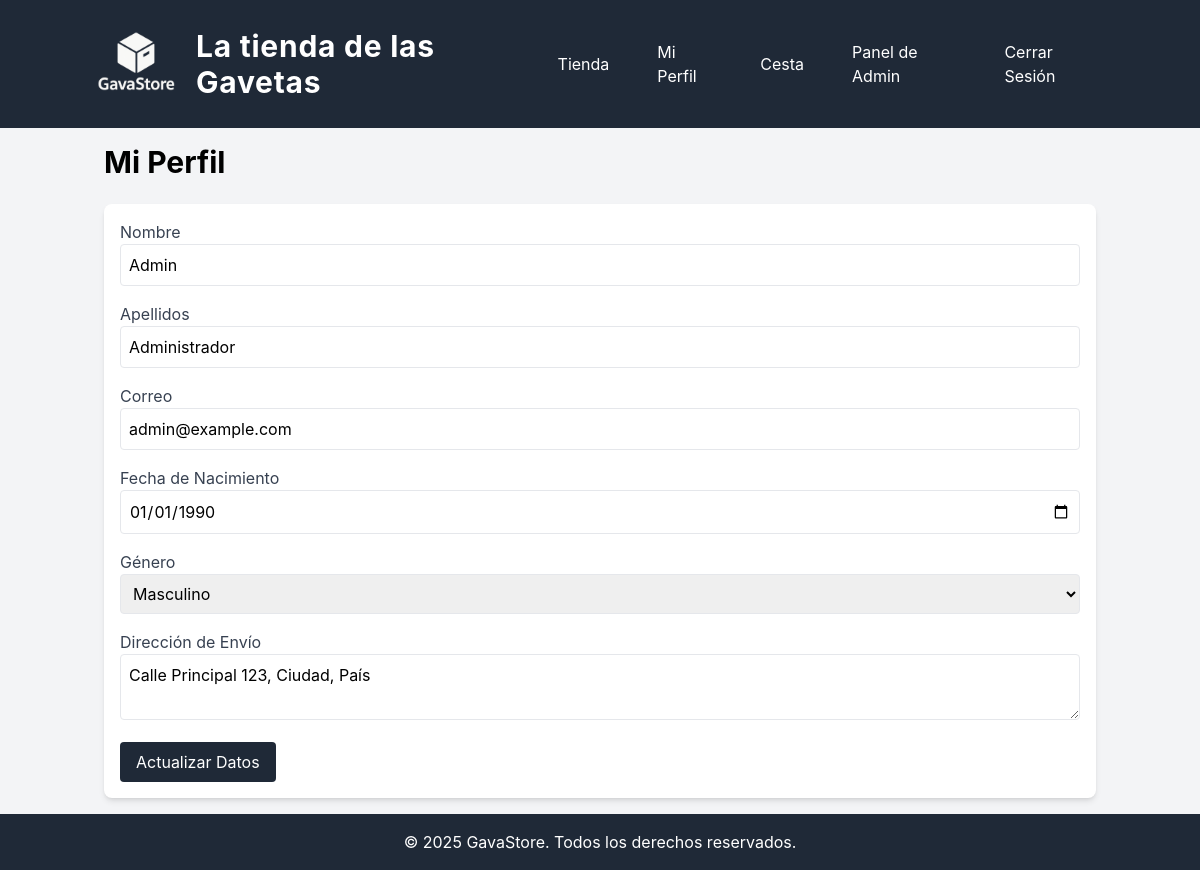
Screenshot of /profile.php (signed in) with the database file from the repository.
### tables this page shows
CREATE TABLE `clientes` (
  `id` int(11) NOT NULL,
  `nombre` varchar(50) NOT NULL,
  `apellidos` varchar(100) NOT NULL,
  `correo` varchar(100) NOT NULL,
  `fecha_nacimiento` date NOT NULL,
  `genero` enum('M','F','Otro') NOT NULL,
  `usuario` varchar(50) NOT NULL,
  `direccion_envio` text DEFAULT NULL
);

### profile.php (the view, shortened to what this page needs)
<?php
$db = new Database();
$conn = $db->getConnection();
$usuario = $_SESSION['usuario'];
$stmt = $conn->prepare("SELECT c.nombre, c.apellidos, c.correo, c.fecha_nacimiento, c.genero, c.direccion_envio FROM clientes c WHERE c.usuario = ?");
$stmt->execute([$usuario]);
$datos = $stmt->fetch(PDO::FETCH_ASSOC);
?>
<!DOCTYPE html>
<html lang="es">
<head>
    <script src="https://cdn.tailwindcss.com"></script>
    <link rel="stylesheet" href="styles.css">
</head>
<body class="bg-gray-100 min-h-screen flex flex-col">
<header class="bg-gray-800 text-white p-4">
    <div class="container mx-auto flex justify-between items-center">
        <a href="index.php" class="flex items-center gap-3">
            <img src="logo.png" alt="GavaStore" class="h-24 w-auto">
            <span class="text-3xl font-bold tracking-wide hidden md:inline">La tienda de las Gavetas</span>
        </a>
        <nav id="main-menu" class="flex flex-col md:flex-row md:items-center absolute md:static top-20 left-0 w-full md:w-auto bg-gray-800 md:bg-transparent z-50 md:z-auto hidden md:flex">
            <a href="index.php" class="block px-4 py-2 md:py-0 md:mr-4 hover:bg-gray-700 rounded">Tienda</a>
            <a href="profile.php" class="block px-4 py-2 md:py-0 md:mr-4 hover:bg-gray-700 rounded">Mi Perfil</a>
            <a href="cart.php" class="block px-4 py-2 md:py-0 md:mr-4 hover:bg-gray-700 rounded">
                Cesta
            </a>
            <?php if (isset($_SESSION['rol']) && $_SESSION['rol'] === 'admin'): ?>
                <a href="admin.php" class="block px-4 py-2 md:py-0 md:mr-4 hover:bg-gray-700 rounded">Panel de Admin</a>
            <?php endif; ?>
            <a href="logout.php" class="block px-4 py-2 md:py-0 hover:bg-gray-700 rounded">Cerrar Sesión</a>
        </nav>
    </div>
</header>
    <main class="container mx-auto p-4 flex-1">
        <h2 class="text-3xl font-bold mb-6">Mi Perfil</h2>
        <?php if ($datos): ?>
            <form method="POST" class="bg-white p-4 rounded-lg shadow-md">
                <div class="mb-4">
                    <label class="block text-gray-700">Nombre</label>
                    <input type="text" name="nombre" value="<?php echo htmlspecialchars($datos['nombre']); ?>" class="w-full p-2 border rounded" required>
                </div>
                <div class="mb-4">
                    <label class="block text-gray-700">Apellidos</label>
                    <input type="text" name="apellidos" value="<?php echo htmlspecialchars($datos['apellidos']); ?>" class="w-full p-2 border rounded" required>
                </div>
                <div class="mb-4">
                    <label class="block text-gray-700">Correo</label>
                    <input type="email" name="correo" value="<?php echo htmlspecialchars($datos['correo']); ?>" class="w-full p-2 border rounded" required>
                </div>
                <div class="mb-4">
                    <label class="block text-gray-700">Fecha de Nacimiento</label>
                    <input type="date" name="fecha_nacimiento" value="<?php echo htmlspecialchars($datos['fecha_nacimiento']); ?>" class="w-full p-2 border rounded" required>
                </div>
                <div class="mb-4">
                    <label class="block text-gray-700">Género</label>
                    <select name="genero" class="w-full p-2 border rounded" required>
                        <option value="M" <?php if ($datos['genero'] == 'M') echo 'selected'; ?>>Masculino</option>
                    </select>
                </div>
                <div class="mb-4">
                    <label class="block text-gray-700">Dirección de Envío</label>
                    <textarea name="direccion_envio" class="w-full p-2 border rounded" placeholder="Dirección de envío"><?php echo htmlspecialchars($datos['direccion_envio'] ?? ''); ?></textarea>
                </div>
                <button type="submit" name="update_profile" class="bg-gray-800 text-white px-4 py-2 rounded hover:bg-gray-400">
                    Actualizar Datos
                </button>
            </form>
        <?php else: ?>
            <p class="text-gray-600">No se encontraron datos para este usuario.</p>
        <?php endif; ?>
    </main>
<footer class="bg-gray-800 text-white text-center p-4 mt-8 mt-auto">
    &copy; <?php echo date('Y'); ?> GavaStore. Todos los derechos reservados.
</footer>
</body>
</html>

### styles.css (style rules this page uses)
body { font-family: 'Inter', sans-serif; }
.container { max-width: 1200px; }

### rows the page displays
clientes: nombre "Admin", apellidos "Administrador", correo "admin@example.com", fecha_nacimiento "01/01/1990", genero "Masculino", direccion_envio "Calle Principal 123, Ciudad, País"
